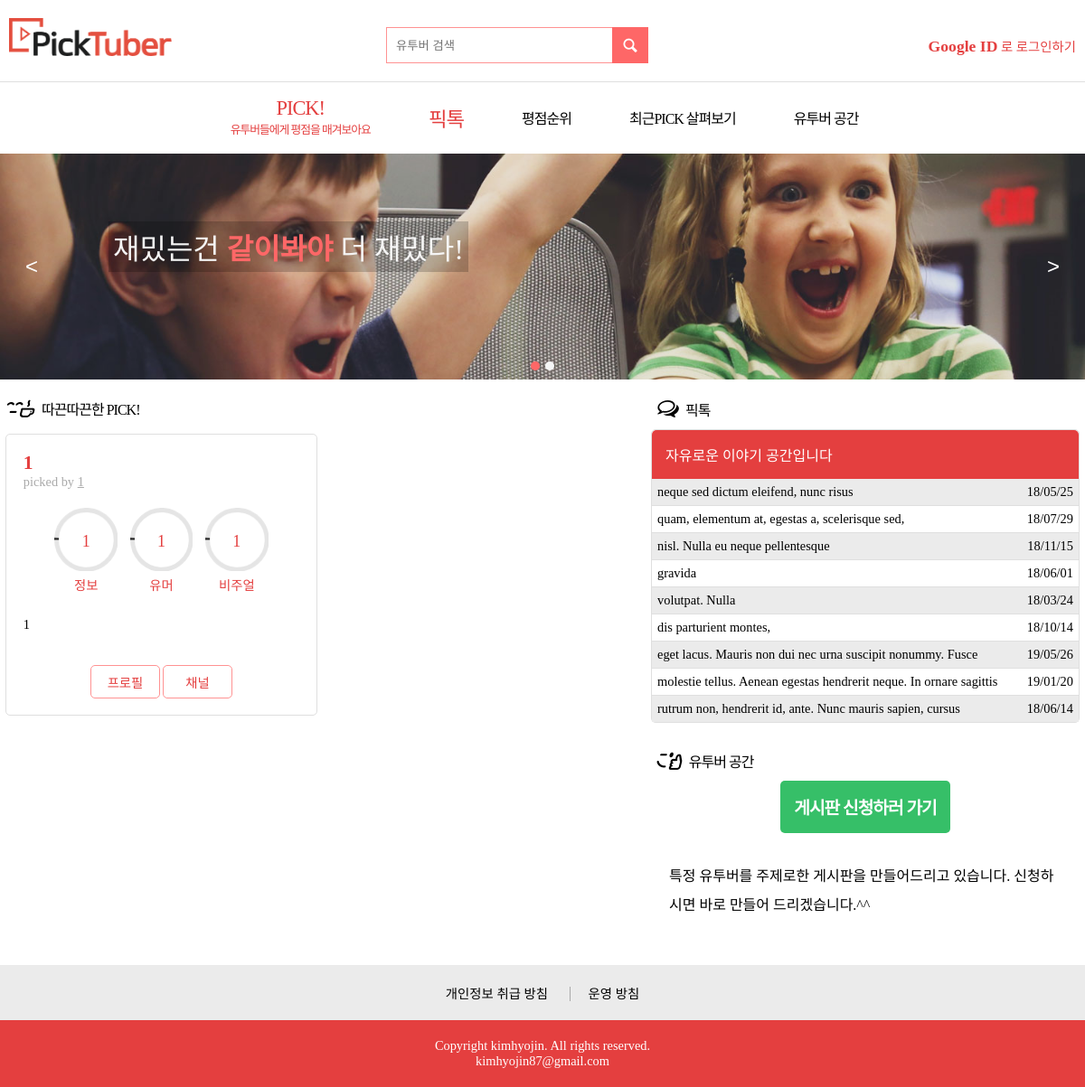
The page / on the database its author committed.
### tables this page shows
CREATE TABLE `board_talk` (
  `id` int(11) NOT NULL AUTO_INCREMENT,
  `user_id` int(11) NOT NULL,
  `subject` varchar(100) DEFAULT NULL,
  `content` text,
  `write_time` timestamp NULL DEFAULT NULL,
  `hit` int(11) DEFAULT NULL,
  `recommend` int(11) DEFAULT NULL,
  PRIMARY KEY (`id`),
  KEY `fk_board_talk_user1_idx` (`user_id`),
  CONSTRAINT `fk_board_talk_user1` FOREIGN KEY (`user_id`) REFERENCES `user` (`id`) ON DELETE NO ACTION ON UPDATE NO ACTION
);

### index_model.php (called while the page is built)
<?php
    require 'db_conn.php';
    class Model extends baseModel{
        function getLastestPick(){
            $statement = $this->conn->query("select * from view_latest_review LIMIT 4");
            $data = array();
            function cmp($a, $b)
            {
                return $a['point'] < $b['point'];
            }
            while($result = $statement->fetch(PDO::FETCH_OBJ)){
                $obj = new stdClass();
                $obj->youtuber_id=$result->youtuber_id;
                $obj->user_id=$result->user_id;
                $obj->youtuber_name=$result->youtuber_name;
                $obj->user_name=$result->user_name;
                $list = array(
                    array('name'=>'정보', 'point'=>$result->point1),
                    array('name'=>'유머', 'point'=>$result->point2),
                    array('name'=>'비주얼', 'point'=>$result->point3),
                    array('name'=>'재능', 'point'=>$result->point4),
                    array('name'=>'소통', 'point'=>$result->point5)
                );
                usort($list,"cmp");
                $obj->points=$list;
                $obj->detail=$result->detail;
                $obj->url=$result->url;
                array_push($data,$obj);
            }
            return $data;
        }
        function getLatestTalk(){
            $statement = $this->conn->query("select * from board_talk order by id desc LIMIT 9");
            $result = $statement->fetchAll(PDO::FETCH_OBJ);
            foreach($result as $row){
                $row->write_time = date("y/m/d", strtotime($row->write_time));
            }
            return $result;
        }
    }
    $model = new Model();
?>

### db_conn.php (called while the page is built, shortened)
<?php
class baseModel {
    public function __construct() {
        $this->conn=new PDO('mysql:host=localhost;dbname=picktuber;charset=utf8', 'root', '1234');
    }
}
?>

### index.php (the view, shortened to what this page needs)
<!DOCTYPE html>
<html id="html" style="opacity: 1">
<head>
    <?php include "head.php" ?>
    <link rel="stylesheet" type="text/css" media="screen" href="lib/slick/slick.css" />
    <link rel="stylesheet" type="text/css" media="screen" href="index.css" />
</head>
<body>
    <?php include "header.php"?>
    <?php
    include "index_model.php";
    ?>
    <div class="top-banner">
        <ul class="slide">
            <li class="slide__item slide1">
                <div class="slide__content-wrapper">
                    <div class="slide1__content">
                        재밌는건 <strong>같이봐야</strong> 더 재밌다!
                    </div>
                </div>
            </li>
        </ul>
    </div>
    <div class="wrap clearfix">
        <div class="column1">
            <section class="recent-pick clearfix">
                <h2 class="recent-pick__title"><i class="icon-font icon-font--face2"></i>따끈따끈한 PICK!</h2>
                <?php
                $results = $model->getLastestPick();
                foreach($results as $result){
                ?>
                <article class="pick-card card-base-deco">
                    <div class="pick-card__body">
                        <div class="pick-card__title-area">
                            <h3 class="pick-card__title">
                                <?php echo $result->youtuber_name ?>
                            </h3>
                            <div class="pick-card__picker">
                                <a href="#" style="text-decoration: underline;"><?php echo $result->user_name ?></a>
                            </div>
                        </div>
                        <div class="pick-card__circle-area">
                            <div class="pick-card__circle circle-component">
                                <div class="circle-component__circle" data-value=<?php echo $result->points[0]['point']?> >
                                    <div class="circle-component__value"></div>
                                </div>
                                <div class="circle-component__title">
                                    <?php echo $result->points[0]['name'] ?>
                                </div>
                            </div>
                            <div class="pick-card__circle circle-component">
                                <div class="circle-component__circle" data-value=<?php echo $result->points[1]['point']?>>
                                    <div class="circle-component__value"></div>
                                </div>
                                <div class="circle-component__title">
                                <?php echo $result->points[1]['name'] ?>
                                </div>
                            </div>
                            <div class="pick-card__circle circle-component">
                                <div class="circle-component__circle" data-value=<?php echo $result->points[2]['point']?>>
                                    <div class="circle-component__value"></div>
                                </div>
                                <div class="circle-component__title">
                                <?php echo $result->points[2]['name'] ?>
                                </div>
                            </div>
                        </div>
                        <p class="pick-card__text clamp"><?php echo  $result->detail ?></p>
                        <div class="pick-card__button-area">
                            <a href="pages/youtuber/youtuber.php?id=<?php echo $result->youtuber_id ?>" class="button button--light">프로필</a>
                            <a href="<?php echo $result->url ?>" target="blank" class="button button--light">채널</a>
                        </div>
                    </div>
                    </article>
                    <?php } ?>
            </section>
        </div>
        <div class="column2">
        <h2 class="pick-talk__title"><i class="icon-font icon-font--chat"></i>픽톡</h2>
            <section class="pick-talk">
                <ul class="board">
                    <li class="board__title">자유로운 이야기 공간입니다</li>
                    <?php
                    $results = $model->getLatestTalk();
                    foreach($results as $result){
                    ?>
                    <li class="board__item">
                        <a href="pages/talk/talk.php?id=<?php echo $result->id?>">
                            <span class="cell col1"><?php echo $result->subject ?></span>
                            <span class="cell col2"><?php echo $result->write_time ?></span>
                        </a>
                    </li>
                    <?php
                    }
                     ?>
                </ul>
            </section>
            <section class="youtuber-board">
                <h2 class="youtuber-board__title"><i class="icon-font icon-font--face1"></i>유투버 공간</h2>
                <div style="text-align:center">
                    <a href="#" class="button button--point" style="letter-spacing: -1px;">게시판 신청하러 가기</a>
                </div>
                <div style="line-height:200%;padding:0 20px;">
                <br>특정 유투버를 주제로한 게시판을 만들어드리고 있습니다. 신청하시면 바로 만들어 드리겠습니다.^^
                </div>
            </section>
        </div>
    </div>
    <?php include "footer.php" ?>
</body>
</html>

### head.php (shortened to what this page needs)
<link rel="stylesheet" type="text/css" media="screen" href="/common.css" />
<link rel="stylesheet" type="text/css" media="screen" href="/fonts/font.css" />

### header.php
<header class="header">
    <div class="header__top-area">
        <div class="logo-container">
            <h1><a href="/"><img class="logo-container__logo logo" src="/img/logo_edit3.png" alt="픽튜버"></a></h1>
        </div>
        <form class="search" action="/pages/list/list.php" method="GET">
            <input class="search__text" type="text" name="search" placeholder="유투버 검색"><button class="search__submit icon-font icon-font--search"
                type="submit" value=""></button>
        </form>
        <div class="login-area">
            <?php
                if(empty($_SESSION['id'])){
                    echo "<a class='login' href='#'><strong>Google ID</strong> 로 로그인하기</a>";
                }
            ?>
        </div>
    </div>
    <nav class="gnb">
        <ul class="gnb__container">
            <li class="gnb__item gnb__item--point"><a href="/pages/list/list.php">PICK!<span class="gnb__item-desc">유투버들에게 평점을 매겨보아요</span></a></span><div class="gnb__item-underline"></div></li>
            <li class="gnb__item gnb__item--point"><a href="/pages/talk/talk.php">픽톡</a><div class="gnb__item-underline"></div></li>
            <li class="gnb__item"><a href="#">평점순위</a><div class="gnb__item-underline"></div></li>
            <li class="gnb__item"><a href="#">최근PICK 살펴보기</a><div class="gnb__item-underline"></div></li>
            <li class="gnb__item"><a href="#">유투버 공간</a><div class="gnb__item-underline"></div></li>
        </ul>
    </nav>
</header>

### footer.php
<footer class="footer">
    <div class="footer__link-area">
        <div class="wrap">
            <a href="#" class="footer__link" onClick="alert('준비중입니다')">개인정보 취급 방침</a>
            <a href="#" class="footer__link">운영 방침</a>
        </div>
    </div>
    <div class="footer__body">
        <div class="wrap">
            Copyright kimhyojin. All rights reserved.<br>
            kimhyojin87@gmail.com
        </div>
    </div>
</footer>

### common.css (style rules this page uses)
* { margin:0; padding:0; box-sizing:border-box; --base-color:rgb(228, 63, 63); --base-color-dark1:#801515; --base-color-dark2:#550000; --base-color-light1:rgb(254, 103, 103); --base-color-light2:rgb(255, 146, 146); --point-color:#36bf68; --point-color-dark:#068F39; --black-color:rgb(30,30,30); --white-color:rgb(245,245,245); --light-grey:rgb(223,223,223); --lighter-grey:rgb(235,235,235); --dark-grey:rgb(170,170,170); }
html { overflow-y: scroll; }
ul, li { list-style:none; }
body { font-family: 'NanumSquareRound'; color:var(--balck-color); }
a { color:inherit; text-decoration:none; }
h1 { display:inline; }
.clearfix:after { content:''; display:block; clear:both; }
.header { background-color:white; }
.header__top-area { max-width:1200px; margin:0 auto; color:var(--black-color); padding:20px 10px; }
.logo-container { display:inline-block; }
.logo { width:180px; vertical-align: bottom; }
.search { display:inline-block; margin-left:calc(35% - 180px); }
.search__text { outline:none; box-shadow:none; border:none; border: 1px solid var(--base-color-light2); border-right:none; height:40px; width:250px; padding:0 10px; vertical-align: middle; }
.search__submit { border:none; color:white; height:40px; width:40px; font-size:1.5em; background-color:var(--base-color-light1); vertical-align: middle; }
.login-area { float:right; margin-top: 20px; color:var(--base-color); font-size:0.9rem; }
.login-area strong { font-size:1.1rem; }
.gnb { border-top:1px solid var(--light-grey); text-align:center; height:80px; }
.gnb__container { display:inline-block; height:100%; }
.gnb__container:before { height:100%; content:''; display:inline-block; vertical-align: middle; }
.gnb__item { display:inline-block; vertical-align: middle; margin-left:60px; letter-spacing: -1px; }
.gnb__item:first-child { margin-left:0; }
.gnb__item-desc { font-size:0.8rem; display:block; }
.gnb__item--point { color:var(--base-color); font-size:1.4em; }
.footer { margin-top:50px; font-size:0.9em; text-align:center; }
.footer__link-area { background-color:var(--lighter-grey); padding:20px 0; }
.footer__body { background-color:var(--base-color); color:white; padding:20px 0; }
.footer__link { padding:0 20px; border-left: 1px solid darkgrey; }
.footer__link:first-child { border:none; }
.card-base-deco { background-color:white; border:1px solid var(--light-grey); border-radius:5px; }
.board { border:1px solid var(--light-grey); border-radius:5px; }
.board .cell { font-size:1rem; display:inline-block; padding:3px 0; vertical-align: middle; font-size:1rem; }
.board__title { width:100%; background-color:var(--base-color); border-radius:5px 5px 0px 0px; color:white; padding:15px; }
.board__item { border-bottom:1px solid var(--light-grey); font-size:0; }
.board__item:nth-child(2n) { background-color:var(--lighter-grey); }
.board__item:last-child { border-bottom:none; }
.circle-component__circle { width:100%; position: relative; }
.circle-component__value { position:absolute; top:50%; left:50%; font-size:1.5vw; transform:translate(-50%,-50%); }
.circle-component__title { text-align:center; font-size:1em; }
.button { color:white; background-color:var(--base-color); padding:7px; display:inline-block; border-radius:5px; border:none; }
.button--light { border:1px solid var(--base-color-light2); background-color:transparent; color:var(--base-color); }
.button--point { background-color:var(--point-color); font-weight: bold; }
.top-banner .slick-slide { outline:none; }
.wrap { max-width:1200px; margin:0 auto; padding-top:0; }

### rows shown on the page
board_talk: subject "neque sed dictum eleifend, nunc risus", write_time "18/05/25"
board_talk: subject "quam, elementum at, egestas a, scelerisque sed,", write_time "18/07/29"
board_talk: subject "nisl. Nulla eu neque pellentesque", write_time "18/11/15"
board_talk: subject "gravida", write_time "18/06/01"
board_talk: subject "volutpat. Nulla", write_time "18/03/24"
board_talk: subject "dis parturient montes,", write_time "18/10/14"
board_talk: subject "eget lacus. Mauris non dui nec urna suscipit nonummy. Fusce", write_time "19/05/26"
board_talk: subject "molestie tellus. Aenean egestas hendrerit neque. In ornare sagittis", write_time "19/01/20"
board_talk: subject "rutrum non, hendrerit id, ante. Nunc mauris sapien, cursus", write_time "18/06/14"

### other values the page prints
$result->youtuber_name "1"
$result->user_name "1"
$result->points[0]['name'] "정보"
$result->points[1]['name'] "유머"
$result->points[2]['name'] "비주얼"
$result->detail "1"
